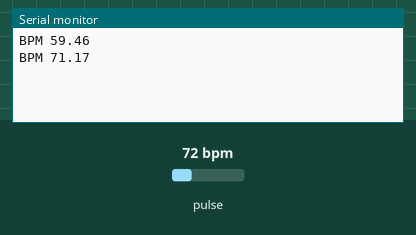
This sketch was run on a simulated Arduino Uno, built with avr-gcc and run on an emulated ATmega328P. On the bench: the last lines printed to the serial monitor. The test bench sets the inputs (shaded band); at power-on: pulse 72 bpm.

Above: at 2.2 s.
2.3 s: pulse set to 42 bpm
At 3.6 s:
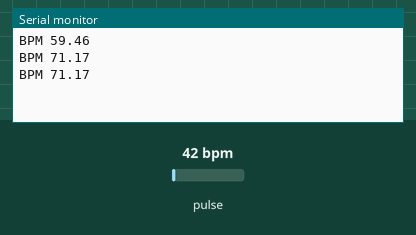
3.8 s: pulse set to 70 bpm
At 4.5 s:
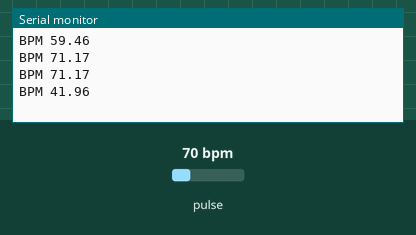
Timing chart, 0 to 6.8 s (numbered marks = the images above; inputs shaded):
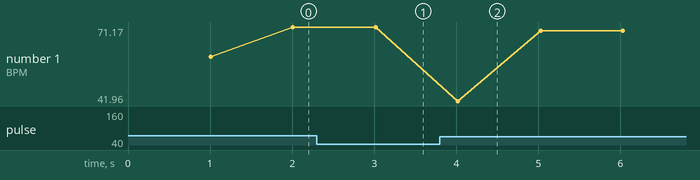

Measured:
- plotted number 1: 71.17 → 69.61 after the input at 3.8 s

The sketch:

bpm.ino
```cpp
// Leitura de batimentos cardíacos utilizando Arduino Uno
// Programa baseado no Exemplo 5:HeartRate da biblioteca MAX30105
// Modificado por Lucas Jácome e Erick León, 2022.

#include <Wire.h>
#include "MAX30105.h"
#include "heartRate.h"

MAX30105 particleSensor;

const byte RATE_SIZE = 4; // Número de medidas usadas na média
byte rates[RATE_SIZE];    // Vetor de medidas de frequência
byte rateSpot = 0;        // guarda a posição atual do vetor
long lastBeat = 0;        // Instante em que ocorreu a última batida cardíaca
float beatsPerMinute;     // frequência (batidas por minuto)
int beatAvg;              // média da frequência

long ultimoenvio=0;
// esta função só roda uma vez, no início
void setup()
{
    // Inicializa o display
    Serial.begin(115200);
    //lcd.begin(16, 2); // usando um display LCD de 16x2 caracteres
    //lcd.clear();
    //lcd.setCursor(0, 0);

    // Initializa o sensor, usando a porta I2C padrão, velocidade de 400kHz
    if (!particleSensor.begin(Wire, I2C_SPEED_FAST))
    {
        //lcd.print("Sensor nao encontrado ");
        //Serial.println("Sensor nao encontrado ");
        while (1); // Se não encontra o sensor, fica parado aqui em um loop infinito
    }

    //lcd.print("Coloque seu dedo");
    //Serial.println("Coloque seu dedo");
    delay(1000);

    // Configura o sensor
    particleSensor.setup();
    // Liga o LED vermelho para indicar que o sensor está ligado
    particleSensor.setPulseAmplitudeRed(0x0A);
    // desliga o LED verde
    particleSensor.setPulseAmplitudeGreen(0);
}

// esta função se repete indefinidamente
void loop()
{
    long irValue = particleSensor.getIR();

    if (checkForBeat(irValue) == true) // verifica se ocorreu uma batida
    {
        // A batida ocorreu
        long delta = millis() - lastBeat; // mede o intervalo desde a última batida
        lastBeat = millis(); // guarda o instante desta batida

        beatsPerMinute = 60 / (delta / 1000.0); // calcula a frequência em batidas por minuto

        if (beatsPerMinute < 255 && beatsPerMinute > 20) // se o valor for válido...
        {
            rates[rateSpot++] = (byte)beatsPerMinute; // Armazena a leitura no vetor
            rateSpot %= RATE_SIZE; // muda a posição da medida no vetor

            // Calcula a média das leituras
            beatAvg = 0;
            for (byte x = 0 ; x < RATE_SIZE ; x++)
                beatAvg += rates[x];
            beatAvg /= RATE_SIZE;
        }
    }

  long deltaenvio = millis() - ultimoenvio;
  if (deltaenvio>=1000){
    ultimoenvio = millis();
    // Mostra as informações no LCD
    //lcd.clear();
    //lcd.setCursor(0, 0);
    //lcd.print("IR= ");
    //Serial.print("IR= ");
    //lcd.print(irValue);
    //Serial.println(irValue);
    //lcd.setCursor(0, 1);
    if (irValue < 50000){
        //lcd.print("SEM DEDO? ");
        //Serial.println("SEM DEDO? ");
    } else{
        //lcd.print("BPM=");
        Serial.print("BPM ");
        //lcd.print(beatsPerMinute);
        Serial.println(beatsPerMinute);
    }
  }
    //delay(10);
}
```
